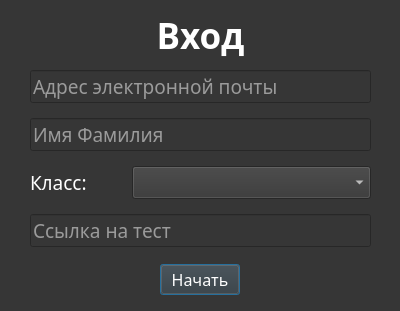
<?xml version="1.0" encoding="UTF-8"?>
<ui version="4.0">
 <class>MainWindow</class>
 <widget class="QMainWindow" name="MainWindow">
  <property name="geometry">
   <rect>
    <x>0</x>
    <y>0</y>
    <width>400</width>
    <height>311</height>
   </rect>
  </property>
  <property name="palette">
   <palette>
    <active>
     <colorrole role="WindowText">
      <brush brushstyle="SolidPattern">
       <color alpha="255">
        <red>255</red>
        <green>255</green>
        <blue>255</blue>
       </color>
      </brush>
     </colorrole>
     <colorrole role="Button">
      <brush brushstyle="SolidPattern">
       <color alpha="255">
        <red>54</red>
        <green>54</green>
        <blue>54</blue>
       </color>
      </brush>
     </colorrole>
     <colorrole role="Light">
      <brush brushstyle="SolidPattern">
       <color alpha="255">
        <red>81</red>
        <green>81</green>
        <blue>81</blue>
       </color>
      </brush>
     </colorrole>
     <colorrole role="Midlight">
      <brush brushstyle="SolidPattern">
       <color alpha="255">
        <red>67</red>
        <green>67</green>
        <blue>67</blue>
       </color>
      </brush>
     </colorrole>
     <colorrole role="Dark">
      <brush brushstyle="SolidPattern">
       <color alpha="255">
        <red>27</red>
        <green>27</green>
        <blue>27</blue>
       </color>
      </brush>
     </colorrole>
     <colorrole role="Mid">
      <brush brushstyle="SolidPattern">
       <color alpha="255">
        <red>36</red>
        <green>36</green>
        <blue>36</blue>
       </color>
      </brush>
     </colorrole>
     <colorrole role="Text">
      <brush brushstyle="SolidPattern">
       <color alpha="255">
        <red>255</red>
        <green>255</green>
        <blue>255</blue>
       </color>
      </brush>
     </colorrole>
     <colorrole role="BrightText">
      <brush brushstyle="SolidPattern">
       <color alpha="255">
        <red>255</red>
        <green>255</green>
        <blue>255</blue>
       </color>
      </brush>
     </colorrole>
     <colorrole role="ButtonText">
      <brush brushstyle="SolidPattern">
       <color alpha="255">
        <red>255</red>
        <green>255</green>
        <blue>255</blue>
       </color>
      </brush>
     </colorrole>
     <colorrole role="Base">
      <brush brushstyle="SolidPattern">
       <color alpha="255">
        <red>0</red>
        <green>0</green>
        <blue>0</blue>
       </color>
      </brush>
     </colorrole>
     <colorrole role="Window">
      <brush brushstyle="SolidPattern">
       <color alpha="255">
        <red>54</red>
        <green>54</green>
        <blue>54</blue>
       </color>
      </brush>
     </colorrole>
     <colorrole role="Shadow">
      <brush brushstyle="SolidPattern">
       <color alpha="255">
        <red>0</red>
        <green>0</green>
        <blue>0</blue>
       </color>
      </brush>
     </colorrole>
     <colorrole role="AlternateBase">
      <brush brushstyle="SolidPattern">
       <color alpha="255">
        <red>27</red>
        <green>27</green>
        <blue>27</blue>
       </color>
      </brush>
     </colorrole>
     <colorrole role="ToolTipBase">
      <brush brushstyle="SolidPattern">
       <color alpha="255">
        <red>255</red>
        <green>255</green>
        <blue>220</blue>
       </color>
      </brush>
     </colorrole>
     <colorrole role="ToolTipText">
      <brush brushstyle="SolidPattern">
       <color alpha="255">
        <red>0</red>
        <green>0</green>
        <blue>0</blue>
       </color>
      </brush>
     </colorrole>
     <colorrole role="PlaceholderText">
      <brush brushstyle="SolidPattern">
       <color alpha="128">
        <red>255</red>
        <green>255</green>
        <blue>255</blue>
       </color>
      </brush>
     </colorrole>
    </active>
    <inactive>
     <colorrole role="WindowText">
      <brush brushstyle="SolidPattern">
       <color alpha="255">
        <red>255</red>
        <green>255</green>
        <blue>255</blue>
       </color>
      </brush>
     </colorrole>
     <colorrole role="Button">
      <brush brushstyle="SolidPattern">
       <color alpha="255">
        <red>54</red>
        <green>54</green>
        <blue>54</blue>
       </color>
      </brush>
     </colorrole>
     <colorrole role="Light">
      <brush brushstyle="SolidPattern">
       <color alpha="255">
        <red>81</red>
        <green>81</green>
        <blue>81</blue>
       </color>
      </brush>
     </colorrole>
     <colorrole role="Midlight">
      <brush brushstyle="SolidPattern">
       <color alpha="255">
        <red>67</red>
        <green>67</green>
        <blue>67</blue>
       </color>
      </brush>
     </colorrole>
     <colorrole role="Dark">
      <brush brushstyle="SolidPattern">
       <color alpha="255">
        <red>27</red>
        <green>27</green>
        <blue>27</blue>
       </color>
      </brush>
     </colorrole>
     <colorrole role="Mid">
      <brush brushstyle="SolidPattern">
       <color alpha="255">
        <red>36</red>
        <green>36</green>
        <blue>36</blue>
       </color>
      </brush>
     </colorrole>
     <colorrole role="Text">
      <brush brushstyle="SolidPattern">
       <color alpha="255">
        <red>255</red>
        <green>255</green>
        <blue>255</blue>
       </color>
      </brush>
     </colorrole>
     <colorrole role="BrightText">
      <brush brushstyle="SolidPattern">
       <color alpha="255">
        <red>255</red>
        <green>255</green>
        <blue>255</blue>
       </color>
      </brush>
     </colorrole>
     <colorrole role="ButtonText">
      <brush brushstyle="SolidPattern">
       <color alpha="255">
        <red>255</red>
        <green>255</green>
        <blue>255</blue>
       </color>
      </brush>
     </colorrole>
     <colorrole role="Base">
      <brush brushstyle="SolidPattern">
       <color alpha="255">
        <red>0</red>
        <green>0</green>
        <blue>0</blue>
       </color>
      </brush>
     </colorrole>
     <colorrole role="Window">
      <brush brushstyle="SolidPattern">
       <color alpha="255">
        <red>54</red>
        <green>54</green>
        <blue>54</blue>
       </color>
      </brush>
     </colorrole>
     <colorrole role="Shadow">
      <brush brushstyle="SolidPattern">
       <color alpha="255">
        <red>0</red>
        <green>0</green>
        <blue>0</blue>
       </color>
      </brush>
     </colorrole>
     <colorrole role="AlternateBase">
      <brush brushstyle="SolidPattern">
       <color alpha="255">
        <red>27</red>
        <green>27</green>
        <blue>27</blue>
       </color>
      </brush>
     </colorrole>
     <colorrole role="ToolTipBase">
      <brush brushstyle="SolidPattern">
       <color alpha="255">
        <red>255</red>
        <green>255</green>
        <blue>220</blue>
       </color>
      </brush>
     </colorrole>
     <colorrole role="ToolTipText">
      <brush brushstyle="SolidPattern">
       <color alpha="255">
        <red>0</red>
        <green>0</green>
        <blue>0</blue>
       </color>
      </brush>
     </colorrole>
     <colorrole role="PlaceholderText">
      <brush brushstyle="SolidPattern">
       <color alpha="128">
        <red>255</red>
        <green>255</green>
        <blue>255</blue>
       </color>
      </brush>
     </colorrole>
    </inactive>
    <disabled>
     <colorrole role="WindowText">
      <brush brushstyle="SolidPattern">
       <color alpha="255">
        <red>27</red>
        <green>27</green>
        <blue>27</blue>
       </color>
      </brush>
     </colorrole>
     <colorrole role="Button">
      <brush brushstyle="SolidPattern">
       <color alpha="255">
        <red>54</red>
        <green>54</green>
        <blue>54</blue>
       </color>
      </brush>
     </colorrole>
     <colorrole role="Light">
      <brush brushstyle="SolidPattern">
       <color alpha="255">
        <red>81</red>
        <green>81</green>
        <blue>81</blue>
       </color>
      </brush>
     </colorrole>
     <colorrole role="Midlight">
      <brush brushstyle="SolidPattern">
       <color alpha="255">
        <red>67</red>
        <green>67</green>
        <blue>67</blue>
       </color>
      </brush>
     </colorrole>
     <colorrole role="Dark">
      <brush brushstyle="SolidPattern">
       <color alpha="255">
        <red>27</red>
        <green>27</green>
        <blue>27</blue>
       </color>
      </brush>
     </colorrole>
     <colorrole role="Mid">
      <brush brushstyle="SolidPattern">
       <color alpha="255">
        <red>36</red>
        <green>36</green>
        <blue>36</blue>
       </color>
      </brush>
     </colorrole>
     <colorrole role="Text">
      <brush brushstyle="SolidPattern">
       <color alpha="255">
        <red>27</red>
        <green>27</green>
        <blue>27</blue>
       </color>
      </brush>
     </colorrole>
     <colorrole role="BrightText">
      <brush brushstyle="SolidPattern">
       <color alpha="255">
        <red>255</red>
        <green>255</green>
        <blue>255</blue>
       </color>
      </brush>
     </colorrole>
     <colorrole role="ButtonText">
      <brush brushstyle="SolidPattern">
       <color alpha="255">
        <red>27</red>
        <green>27</green>
        <blue>27</blue>
       </color>
      </brush>
     </colorrole>
     <colorrole role="Base">
      <brush brushstyle="SolidPattern">
       <color alpha="255">
        <red>54</red>
        <green>54</green>
        <blue>54</blue>
       </color>
      </brush>
     </colorrole>
     <colorrole role="Window">
      <brush brushstyle="SolidPattern">
       <color alpha="255">
        <red>54</red>
        <green>54</green>
        <blue>54</blue>
       </color>
      </brush>
     </colorrole>
     <colorrole role="Shadow">
      <brush brushstyle="SolidPattern">
       <color alpha="255">
        <red>0</red>
        <green>0</green>
        <blue>0</blue>
       </color>
      </brush>
     </colorrole>
     <colorrole role="AlternateBase">
      <brush brushstyle="SolidPattern">
       <color alpha="255">
        <red>54</red>
        <green>54</green>
        <blue>54</blue>
       </color>
      </brush>
     </colorrole>
     <colorrole role="ToolTipBase">
      <brush brushstyle="SolidPattern">
       <color alpha="255">
        <red>255</red>
        <green>255</green>
        <blue>220</blue>
       </color>
      </brush>
     </colorrole>
     <colorrole role="ToolTipText">
      <brush brushstyle="SolidPattern">
       <color alpha="255">
        <red>0</red>
        <green>0</green>
        <blue>0</blue>
       </color>
      </brush>
     </colorrole>
     <colorrole role="PlaceholderText">
      <brush brushstyle="SolidPattern">
       <color alpha="128">
        <red>255</red>
        <green>255</green>
        <blue>255</blue>
       </color>
      </brush>
     </colorrole>
    </disabled>
   </palette>
  </property>
  <property name="windowTitle">
   <string>MainWindow</string>
  </property>
  <widget class="QWidget" name="centralwidget">
   <widget class="QWidget" name="">
    <property name="geometry">
     <rect>
      <x>0</x>
      <y>10</y>
      <width>401</width>
      <height>50</height>
     </rect>
    </property>
    <layout class="QHBoxLayout" name="horizontalLayout">
     <item>
      <widget class="QLabel" name="label">
       <property name="font">
        <font>
         <family>Montserrat SemiBold</family>
         <pointsize>26</pointsize>
         <weight>75</weight>
         <italic>false</italic>
         <bold>true</bold>
        </font>
       </property>
       <property name="text">
        <string>Вход</string>
       </property>
       <property name="alignment">
        <set>Qt::AlignCenter</set>
       </property>
      </widget>
     </item>
    </layout>
   </widget>
   <widget class="QWidget" name="">
    <property name="geometry">
     <rect>
      <x>30</x>
      <y>70</y>
      <width>341</width>
      <height>177</height>
     </rect>
    </property>
    <layout class="QVBoxLayout" name="verticalLayout">
     <property name="spacing">
      <number>15</number>
     </property>
     <item>
      <widget class="QLineEdit" name="emailLine">
       <property name="palette">
        <palette>
         <active>
          <colorrole role="Base">
           <brush brushstyle="SolidPattern">
            <color alpha="0">
             <red>166</red>
             <green>166</green>
             <blue>166</blue>
            </color>
           </brush>
          </colorrole>
         </active>
         <inactive>
          <colorrole role="Base">
           <brush brushstyle="SolidPattern">
            <color alpha="0">
             <red>166</red>
             <green>166</green>
             <blue>166</blue>
            </color>
           </brush>
          </colorrole>
         </inactive>
         <disabled>
          <colorrole role="Base">
           <brush brushstyle="SolidPattern">
            <color alpha="255">
             <red>54</red>
             <green>54</green>
             <blue>54</blue>
            </color>
           </brush>
          </colorrole>
         </disabled>
        </palette>
       </property>
       <property name="font">
        <font>
         <family>Montserrat Medium</family>
         <pointsize>14</pointsize>
         <italic>false</italic>
         <underline>false</underline>
         <strikeout>false</strikeout>
        </font>
       </property>
       <property name="text">
        <string/>
       </property>
       <property name="placeholderText">
        <string>Адрес электронной почты</string>
       </property>
      </widget>
     </item>
     <item>
      <widget class="QLineEdit" name="nameLine">
       <property name="palette">
        <palette>
         <active>
          <colorrole role="Base">
           <brush brushstyle="SolidPattern">
            <color alpha="0">
             <red>166</red>
             <green>166</green>
             <blue>166</blue>
            </color>
           </brush>
          </colorrole>
         </active>
         <inactive>
          <colorrole role="Base">
           <brush brushstyle="SolidPattern">
            <color alpha="0">
             <red>166</red>
             <green>166</green>
             <blue>166</blue>
            </color>
           </brush>
          </colorrole>
         </inactive>
         <disabled>
          <colorrole role="Base">
           <brush brushstyle="SolidPattern">
            <color alpha="255">
             <red>54</red>
             <green>54</green>
             <blue>54</blue>
            </color>
           </brush>
          </colorrole>
         </disabled>
        </palette>
       </property>
       <property name="font">
        <font>
         <family>Montserrat Medium</family>
         <pointsize>14</pointsize>
         <italic>false</italic>
         <underline>false</underline>
         <strikeout>false</strikeout>
        </font>
       </property>
       <property name="text">
        <string/>
       </property>
       <property name="placeholderText">
        <string>Имя Фамилия</string>
       </property>
      </widget>
     </item>
     <item>
      <layout class="QHBoxLayout" name="horizontalLayout_2">
       <property name="spacing">
        <number>45</number>
       </property>
       <item>
        <widget class="QLabel" name="label_2">
         <property name="sizePolicy">
          <sizepolicy hsizetype="Maximum" vsizetype="Fixed">
           <horstretch>0</horstretch>
           <verstretch>0</verstretch>
          </sizepolicy>
         </property>
         <property name="font">
          <font>
           <family>Montserrat Medium</family>
           <pointsize>14</pointsize>
          </font>
         </property>
         <property name="text">
          <string>Класс:</string>
         </property>
        </widget>
       </item>
       <item>
        <widget class="QComboBox" name="classBox">
         <property name="sizePolicy">
          <sizepolicy hsizetype="Minimum" vsizetype="Fixed">
           <horstretch>0</horstretch>
           <verstretch>0</verstretch>
          </sizepolicy>
         </property>
         <property name="font">
          <font>
           <family>Montserrat Medium</family>
           <pointsize>14</pointsize>
          </font>
         </property>
         <property name="editable">
          <bool>false</bool>
         </property>
         <property name="currentText">
          <string/>
         </property>
        </widget>
       </item>
      </layout>
     </item>
     <item>
      <widget class="QLineEdit" name="linkLine">
       <property name="palette">
        <palette>
         <active>
          <colorrole role="Base">
           <brush brushstyle="SolidPattern">
            <color alpha="0">
             <red>166</red>
             <green>166</green>
             <blue>166</blue>
            </color>
           </brush>
          </colorrole>
         </active>
         <inactive>
          <colorrole role="Base">
           <brush brushstyle="SolidPattern">
            <color alpha="0">
             <red>166</red>
             <green>166</green>
             <blue>166</blue>
            </color>
           </brush>
          </colorrole>
         </inactive>
         <disabled>
          <colorrole role="Base">
           <brush brushstyle="SolidPattern">
            <color alpha="255">
             <red>54</red>
             <green>54</green>
             <blue>54</blue>
            </color>
           </brush>
          </colorrole>
         </disabled>
        </palette>
       </property>
       <property name="font">
        <font>
         <family>Montserrat Medium</family>
         <pointsize>14</pointsize>
         <italic>false</italic>
         <underline>false</underline>
         <strikeout>false</strikeout>
        </font>
       </property>
       <property name="text">
        <string/>
       </property>
       <property name="placeholderText">
        <string>Ссылка на тест</string>
       </property>
      </widget>
     </item>
    </layout>
   </widget>
   <widget class="QWidget" name="">
    <property name="geometry">
     <rect>
      <x>0</x>
      <y>260</y>
      <width>401</width>
      <height>40</height>
     </rect>
    </property>
    <layout class="QHBoxLayout" name="horizontalLayout_3">
     <item>
      <widget class="QPushButton" name="startButton">
       <property name="sizePolicy">
        <sizepolicy hsizetype="Fixed" vsizetype="Fixed">
         <horstretch>0</horstretch>
         <verstretch>0</verstretch>
        </sizepolicy>
       </property>
       <property name="font">
        <font>
         <family>Montserrat Medium</family>
         <pointsize>12</pointsize>
         <strikeout>false</strikeout>
        </font>
       </property>
       <property name="layoutDirection">
        <enum>Qt::LeftToRight</enum>
       </property>
       <property name="autoFillBackground">
        <bool>false</bool>
       </property>
       <property name="text">
        <string>Начать</string>
       </property>
       <property name="autoDefault">
        <bool>true</bool>
       </property>
       <property name="default">
        <bool>true</bool>
       </property>
      </widget>
     </item>
    </layout>
   </widget>
  </widget>
  <widget class="QMenuBar" name="menubar">
   <property name="geometry">
    <rect>
     <x>0</x>
     <y>0</y>
     <width>400</width>
     <height>20</height>
    </rect>
   </property>
  </widget>
 </widget>
 <resources/>
 <connections/>
</ui>
